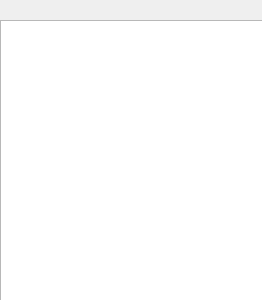
<?xml version="1.0" encoding="UTF-8"?>
<ui version="4.0">
 <class>ListOnlineClient</class>
 <widget class="QWidget" name="ListOnlineClient">
  <property name="geometry">
   <rect>
    <x>0</x>
    <y>0</y>
    <width>262</width>
    <height>300</height>
   </rect>
  </property>
  <property name="windowTitle">
   <string>Form</string>
  </property>
  <widget class="QTextEdit" name="textEdit">
   <property name="geometry">
    <rect>
     <x>0</x>
     <y>20</y>
     <width>271</width>
     <height>291</height>
    </rect>
   </property>
  </widget>
 </widget>
 <resources/>
 <connections/>
</ui>
